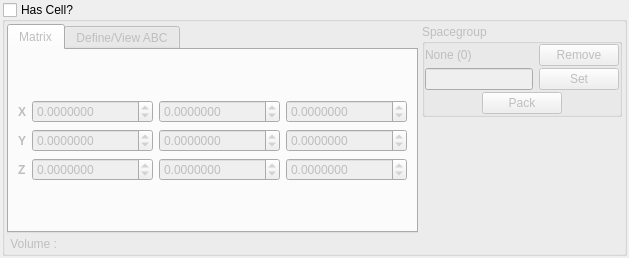
<ui version="4.0" >
 <class>CellDefineDialog</class>
 <widget class="QDialog" name="CellDefineDialog" >
  <property name="geometry" >
   <rect>
    <x>0</x>
    <y>0</y>
    <width>529</width>
    <height>258</height>
   </rect>
  </property>
  <property name="windowTitle" >
   <string>Cell Definition</string>
  </property>
  <property name="windowIcon" >
   <iconset resource="icons.qrc" >
    <normaloff>:/stackicons/icons/stack_celldefine.svg</normaloff>:/stackicons/icons/stack_celldefine.svg</iconset>
  </property>
  <layout class="QHBoxLayout" name="horizontalLayout_3" >
   <property name="spacing" >
    <number>4</number>
   </property>
   <property name="margin" >
    <number>2</number>
   </property>
   <item>
    <widget class="QGroupBox" name="CellDefinitionGroup" >
     <property name="title" >
      <string>Has Cell?</string>
     </property>
     <property name="checkable" >
      <bool>true</bool>
     </property>
     <property name="checked" >
      <bool>false</bool>
     </property>
     <layout class="QHBoxLayout" name="horizontalLayout_2" >
      <property name="spacing" >
       <number>4</number>
      </property>
      <property name="margin" >
       <number>2</number>
      </property>
      <item>
       <layout class="QVBoxLayout" name="verticalLayout_2" >
        <item>
         <widget class="QTabWidget" name="CellTabs" >
          <property name="tabPosition" >
           <enum>QTabWidget::North</enum>
          </property>
          <property name="currentIndex" >
           <number>0</number>
          </property>
          <widget class="QWidget" name="CellMatrixTab" >
           <property name="geometry" >
            <rect>
             <x>0</x>
             <y>0</y>
             <width>308</width>
             <height>174</height>
            </rect>
           </property>
           <attribute name="title" >
            <string>Matrix</string>
           </attribute>
           <layout class="QVBoxLayout" name="verticalLayout_3" >
            <item>
             <layout class="QGridLayout" name="gridLayout" >
              <item row="0" column="0" >
               <widget class="QLabel" name="label" >
                <property name="sizePolicy" >
                 <sizepolicy vsizetype="Preferred" hsizetype="Minimum" >
                  <horstretch>0</horstretch>
                  <verstretch>0</verstretch>
                 </sizepolicy>
                </property>
                <property name="font" >
                 <font>
                  <weight>75</weight>
                  <bold>true</bold>
                 </font>
                </property>
                <property name="text" >
                 <string>X</string>
                </property>
               </widget>
              </item>
              <item row="0" column="1" >
               <widget class="QDoubleSpinBox" name="CellMatrixXXSpin" >
                <property name="sizePolicy" >
                 <sizepolicy vsizetype="Fixed" hsizetype="Expanding" >
                  <horstretch>0</horstretch>
                  <verstretch>0</verstretch>
                 </sizepolicy>
                </property>
                <property name="toolTip" >
                 <string>X-component of the X-axis</string>
                </property>
                <property name="decimals" >
                 <number>7</number>
                </property>
                <property name="minimum" >
                 <double>-100000000.000000000000000</double>
                </property>
                <property name="maximum" >
                 <double>10000000.000000000000000</double>
                </property>
               </widget>
              </item>
              <item row="0" column="2" >
               <widget class="QDoubleSpinBox" name="CellMatrixXYSpin" >
                <property name="sizePolicy" >
                 <sizepolicy vsizetype="Fixed" hsizetype="Expanding" >
                  <horstretch>0</horstretch>
                  <verstretch>0</verstretch>
                 </sizepolicy>
                </property>
                <property name="toolTip" >
                 <string>Y-component of the X-axis</string>
                </property>
                <property name="decimals" >
                 <number>7</number>
                </property>
                <property name="minimum" >
                 <double>-100000000.000000000000000</double>
                </property>
                <property name="maximum" >
                 <double>10000000.000000000000000</double>
                </property>
               </widget>
              </item>
              <item row="0" column="3" >
               <widget class="QDoubleSpinBox" name="CellMatrixXZSpin" >
                <property name="sizePolicy" >
                 <sizepolicy vsizetype="Fixed" hsizetype="Expanding" >
                  <horstretch>0</horstretch>
                  <verstretch>0</verstretch>
                 </sizepolicy>
                </property>
                <property name="toolTip" >
                 <string>Z-component of the X-axis</string>
                </property>
                <property name="decimals" >
                 <number>7</number>
                </property>
                <property name="minimum" >
                 <double>-100000000.000000000000000</double>
                </property>
                <property name="maximum" >
                 <double>10000000.000000000000000</double>
                </property>
               </widget>
              </item>
              <item row="1" column="0" >
               <widget class="QLabel" name="label_2" >
                <property name="sizePolicy" >
                 <sizepolicy vsizetype="Preferred" hsizetype="Minimum" >
                  <horstretch>0</horstretch>
                  <verstretch>0</verstretch>
                 </sizepolicy>
                </property>
                <property name="font" >
                 <font>
                  <weight>75</weight>
                  <bold>true</bold>
                 </font>
                </property>
                <property name="text" >
                 <string>Y</string>
                </property>
               </widget>
              </item>
              <item row="1" column="1" >
               <widget class="QDoubleSpinBox" name="CellMatrixYXSpin" >
                <property name="sizePolicy" >
                 <sizepolicy vsizetype="Fixed" hsizetype="Expanding" >
                  <horstretch>0</horstretch>
                  <verstretch>0</verstretch>
                 </sizepolicy>
                </property>
                <property name="toolTip" >
                 <string>X-component of the Y-axis</string>
                </property>
                <property name="decimals" >
                 <number>7</number>
                </property>
                <property name="minimum" >
                 <double>-100000000.000000000000000</double>
                </property>
                <property name="maximum" >
                 <double>10000000.000000000000000</double>
                </property>
               </widget>
              </item>
              <item row="1" column="2" >
               <widget class="QDoubleSpinBox" name="CellMatrixYYSpin" >
                <property name="sizePolicy" >
                 <sizepolicy vsizetype="Fixed" hsizetype="Expanding" >
                  <horstretch>0</horstretch>
                  <verstretch>0</verstretch>
                 </sizepolicy>
                </property>
                <property name="toolTip" >
                 <string>Y-component of the Y-axis</string>
                </property>
                <property name="decimals" >
                 <number>7</number>
                </property>
                <property name="minimum" >
                 <double>-100000000.000000000000000</double>
                </property>
                <property name="maximum" >
                 <double>10000000.000000000000000</double>
                </property>
               </widget>
              </item>
              <item row="1" column="3" >
               <widget class="QDoubleSpinBox" name="CellMatrixYZSpin" >
                <property name="sizePolicy" >
                 <sizepolicy vsizetype="Fixed" hsizetype="Expanding" >
                  <horstretch>0</horstretch>
                  <verstretch>0</verstretch>
                 </sizepolicy>
                </property>
                <property name="toolTip" >
                 <string>Z-component of the Y-axis</string>
                </property>
                <property name="decimals" >
                 <number>7</number>
                </property>
                <property name="minimum" >
                 <double>-100000000.000000000000000</double>
                </property>
                <property name="maximum" >
                 <double>10000000.000000000000000</double>
                </property>
               </widget>
              </item>
              <item row="2" column="0" >
               <widget class="QLabel" name="label_3" >
                <property name="sizePolicy" >
                 <sizepolicy vsizetype="Preferred" hsizetype="Minimum" >
                  <horstretch>0</horstretch>
                  <verstretch>0</verstretch>
                 </sizepolicy>
                </property>
                <property name="font" >
                 <font>
                  <weight>75</weight>
                  <bold>true</bold>
                 </font>
                </property>
                <property name="text" >
                 <string>Z</string>
                </property>
               </widget>
              </item>
              <item row="2" column="1" >
               <widget class="QDoubleSpinBox" name="CellMatrixZXSpin" >
                <property name="sizePolicy" >
                 <sizepolicy vsizetype="Fixed" hsizetype="Expanding" >
                  <horstretch>0</horstretch>
                  <verstretch>0</verstretch>
                 </sizepolicy>
                </property>
                <property name="toolTip" >
                 <string>X-component of the Z-axis</string>
                </property>
                <property name="decimals" >
                 <number>7</number>
                </property>
                <property name="minimum" >
                 <double>-100000000.000000000000000</double>
                </property>
                <property name="maximum" >
                 <double>10000000.000000000000000</double>
                </property>
               </widget>
              </item>
              <item row="2" column="2" >
               <widget class="QDoubleSpinBox" name="CellMatrixZYSpin" >
                <property name="sizePolicy" >
                 <sizepolicy vsizetype="Fixed" hsizetype="Expanding" >
                  <horstretch>0</horstretch>
                  <verstretch>0</verstretch>
                 </sizepolicy>
                </property>
                <property name="toolTip" >
                 <string>Y-component of the Z-axis</string>
                </property>
                <property name="decimals" >
                 <number>7</number>
                </property>
                <property name="minimum" >
                 <double>-100000000.000000000000000</double>
                </property>
                <property name="maximum" >
                 <double>10000000.000000000000000</double>
                </property>
               </widget>
              </item>
              <item row="2" column="3" >
               <widget class="QDoubleSpinBox" name="CellMatrixZZSpin" >
                <property name="sizePolicy" >
                 <sizepolicy vsizetype="Fixed" hsizetype="Expanding" >
                  <horstretch>0</horstretch>
                  <verstretch>0</verstretch>
                 </sizepolicy>
                </property>
                <property name="toolTip" >
                 <string>Z-component of the Z-axis</string>
                </property>
                <property name="decimals" >
                 <number>7</number>
                </property>
                <property name="minimum" >
                 <double>-100000000.000000000000000</double>
                </property>
                <property name="maximum" >
                 <double>10000000.000000000000000</double>
                </property>
               </widget>
              </item>
             </layout>
            </item>
           </layout>
          </widget>
          <widget class="QWidget" name="tab_2" >
           <property name="geometry" >
            <rect>
             <x>0</x>
             <y>0</y>
             <width>308</width>
             <height>174</height>
            </rect>
           </property>
           <attribute name="title" >
            <string>Define/View ABC</string>
           </attribute>
           <layout class="QVBoxLayout" name="verticalLayout" >
            <item>
             <layout class="QHBoxLayout" >
              <property name="spacing" >
               <number>4</number>
              </property>
              <property name="margin" >
               <number>0</number>
              </property>
              <item>
               <layout class="QVBoxLayout" >
                <property name="spacing" >
                 <number>4</number>
                </property>
                <property name="margin" >
                 <number>0</number>
                </property>
                <item>
                 <layout class="QHBoxLayout" >
                  <property name="spacing" >
                   <number>0</number>
                  </property>
                  <property name="margin" >
                   <number>0</number>
                  </property>
                  <item>
                   <spacer>
                    <property name="orientation" >
                     <enum>Qt::Horizontal</enum>
                    </property>
                    <property name="sizeHint" stdset="0" >
                     <size>
                      <width>16</width>
                      <height>20</height>
                     </size>
                    </property>
                   </spacer>
                  </item>
                  <item>
                   <widget class="QLabel" name="label_16" >
                    <property name="text" >
                     <string>Lengths</string>
                    </property>
                   </widget>
                  </item>
                  <item>
                   <spacer>
                    <property name="orientation" >
                     <enum>Qt::Horizontal</enum>
                    </property>
                    <property name="sizeHint" stdset="0" >
                     <size>
                      <width>16</width>
                      <height>20</height>
                     </size>
                    </property>
                   </spacer>
                  </item>
                 </layout>
                </item>
                <item>
                 <layout class="QHBoxLayout" >
                  <property name="spacing" >
                   <number>4</number>
                  </property>
                  <property name="margin" >
                   <number>0</number>
                  </property>
                  <item>
                   <widget class="QLabel" name="label_17" >
                    <property name="sizePolicy" >
                     <sizepolicy vsizetype="Fixed" hsizetype="Fixed" >
                      <horstretch>0</horstretch>
                      <verstretch>0</verstretch>
                     </sizepolicy>
                    </property>
                    <property name="text" >
                     <string>a</string>
                    </property>
                   </widget>
                  </item>
                  <item>
                   <widget class="QDoubleSpinBox" name="CellLengthASpin" >
                    <property name="sizePolicy" >
                     <sizepolicy vsizetype="Fixed" hsizetype="Fixed" >
                      <horstretch>0</horstretch>
                      <verstretch>0</verstretch>
                     </sizepolicy>
                    </property>
                    <property name="decimals" >
                     <number>8</number>
                    </property>
                    <property name="maximum" >
                     <double>10000.000000000000000</double>
                    </property>
                    <property name="value" >
                     <double>10.000000000000000</double>
                    </property>
                   </widget>
                  </item>
                 </layout>
                </item>
                <item>
                 <layout class="QHBoxLayout" >
                  <property name="spacing" >
                   <number>4</number>
                  </property>
                  <property name="margin" >
                   <number>0</number>
                  </property>
                  <item>
                   <widget class="QLabel" name="label_18" >
                    <property name="sizePolicy" >
                     <sizepolicy vsizetype="Fixed" hsizetype="Fixed" >
                      <horstretch>0</horstretch>
                      <verstretch>0</verstretch>
                     </sizepolicy>
                    </property>
                    <property name="text" >
                     <string>b</string>
                    </property>
                   </widget>
                  </item>
                  <item>
                   <widget class="QDoubleSpinBox" name="CellLengthBSpin" >
                    <property name="sizePolicy" >
                     <sizepolicy vsizetype="Fixed" hsizetype="Fixed" >
                      <horstretch>0</horstretch>
                      <verstretch>0</verstretch>
                     </sizepolicy>
                    </property>
                    <property name="decimals" >
                     <number>8</number>
                    </property>
                    <property name="maximum" >
                     <double>10000.000000000000000</double>
                    </property>
                    <property name="value" >
                     <double>10.000000000000000</double>
                    </property>
                   </widget>
                  </item>
                 </layout>
                </item>
                <item>
                 <layout class="QHBoxLayout" >
                  <property name="spacing" >
                   <number>4</number>
                  </property>
                  <property name="margin" >
                   <number>0</number>
                  </property>
                  <item>
                   <widget class="QLabel" name="label_19" >
                    <property name="sizePolicy" >
                     <sizepolicy vsizetype="Fixed" hsizetype="Fixed" >
                      <horstretch>0</horstretch>
                      <verstretch>0</verstretch>
                     </sizepolicy>
                    </property>
                    <property name="text" >
                     <string>c</string>
                    </property>
                   </widget>
                  </item>
                  <item>
                   <widget class="QDoubleSpinBox" name="CellLengthCSpin" >
                    <property name="sizePolicy" >
                     <sizepolicy vsizetype="Fixed" hsizetype="Fixed" >
                      <horstretch>0</horstretch>
                      <verstretch>0</verstretch>
                     </sizepolicy>
                    </property>
                    <property name="decimals" >
                     <number>8</number>
                    </property>
                    <property name="maximum" >
                     <double>10000.000000000000000</double>
                    </property>
                    <property name="value" >
                     <double>10.000000000000000</double>
                    </property>
                   </widget>
                  </item>
                 </layout>
                </item>
               </layout>
              </item>
              <item>
               <layout class="QVBoxLayout" >
                <property name="spacing" >
                 <number>4</number>
                </property>
                <property name="margin" >
                 <number>0</number>
                </property>
                <item>
                 <layout class="QHBoxLayout" >
                  <property name="spacing" >
                   <number>4</number>
                  </property>
                  <property name="margin" >
                   <number>0</number>
                  </property>
                  <item>
                   <spacer>
                    <property name="orientation" >
                     <enum>Qt::Horizontal</enum>
                    </property>
                    <property name="sizeHint" stdset="0" >
                     <size>
                      <width>16</width>
                      <height>20</height>
                     </size>
                    </property>
                   </spacer>
                  </item>
                  <item>
                   <widget class="QLabel" name="label_15" >
                    <property name="text" >
                     <string>Angles</string>
                    </property>
                   </widget>
                  </item>
                  <item>
                   <spacer>
                    <property name="orientation" >
                     <enum>Qt::Horizontal</enum>
                    </property>
                    <property name="sizeHint" stdset="0" >
                     <size>
                      <width>16</width>
                      <height>20</height>
                     </size>
                    </property>
                   </spacer>
                  </item>
                 </layout>
                </item>
                <item>
                 <layout class="QHBoxLayout" >
                  <property name="spacing" >
                   <number>4</number>
                  </property>
                  <property name="margin" >
                   <number>0</number>
                  </property>
                  <item>
                   <widget class="QLabel" name="label_12" >
                    <property name="sizePolicy" >
                     <sizepolicy vsizetype="Fixed" hsizetype="Fixed" >
                      <horstretch>0</horstretch>
                      <verstretch>0</verstretch>
                     </sizepolicy>
                    </property>
                    <property name="text" >
                     <string>&amp;#945;</string>
                    </property>
                    <property name="textFormat" >
                     <enum>Qt::RichText</enum>
                    </property>
                   </widget>
                  </item>
                  <item>
                   <widget class="QDoubleSpinBox" name="CellAngleASpin" >
                    <property name="sizePolicy" >
                     <sizepolicy vsizetype="Fixed" hsizetype="Fixed" >
                      <horstretch>0</horstretch>
                      <verstretch>0</verstretch>
                     </sizepolicy>
                    </property>
                    <property name="decimals" >
                     <number>8</number>
                    </property>
                    <property name="maximum" >
                     <double>180.000000000000000</double>
                    </property>
                    <property name="value" >
                     <double>90.000000000000000</double>
                    </property>
                   </widget>
                  </item>
                 </layout>
                </item>
                <item>
                 <layout class="QHBoxLayout" >
                  <property name="spacing" >
                   <number>4</number>
                  </property>
                  <property name="margin" >
                   <number>0</number>
                  </property>
                  <item>
                   <widget class="QLabel" name="label_13" >
                    <property name="sizePolicy" >
                     <sizepolicy vsizetype="Fixed" hsizetype="Fixed" >
                      <horstretch>0</horstretch>
                      <verstretch>0</verstretch>
                     </sizepolicy>
                    </property>
                    <property name="text" >
                     <string>&amp;#946;</string>
                    </property>
                    <property name="textFormat" >
                     <enum>Qt::RichText</enum>
                    </property>
                   </widget>
                  </item>
                  <item>
                   <widget class="QDoubleSpinBox" name="CellAngleBSpin" >
                    <property name="sizePolicy" >
                     <sizepolicy vsizetype="Fixed" hsizetype="Fixed" >
                      <horstretch>0</horstretch>
                      <verstretch>0</verstretch>
                     </sizepolicy>
                    </property>
                    <property name="decimals" >
                     <number>8</number>
                    </property>
                    <property name="maximum" >
                     <double>180.000000000000000</double>
                    </property>
                    <property name="value" >
                     <double>90.000000000000000</double>
                    </property>
                   </widget>
                  </item>
                 </layout>
                </item>
                <item>
                 <layout class="QHBoxLayout" >
                  <property name="spacing" >
                   <number>4</number>
                  </property>
                  <property name="margin" >
                   <number>0</number>
                  </property>
                  <item>
                   <widget class="QLabel" name="label_14" >
                    <property name="sizePolicy" >
                     <sizepolicy vsizetype="Fixed" hsizetype="Fixed" >
                      <horstretch>0</horstretch>
                      <verstretch>0</verstretch>
                     </sizepolicy>
                    </property>
                    <property name="text" >
                     <string>&amp;#947;</string>
                    </property>
                    <property name="textFormat" >
                     <enum>Qt::RichText</enum>
                    </property>
                   </widget>
                  </item>
                  <item>
                   <widget class="QDoubleSpinBox" name="CellAngleCSpin" >
                    <property name="sizePolicy" >
                     <sizepolicy vsizetype="Fixed" hsizetype="Fixed" >
                      <horstretch>0</horstretch>
                      <verstretch>0</verstretch>
                     </sizepolicy>
                    </property>
                    <property name="decimals" >
                     <number>8</number>
                    </property>
                    <property name="maximum" >
                     <double>180.000000000000000</double>
                    </property>
                    <property name="value" >
                     <double>90.000000000000000</double>
                    </property>
                   </widget>
                  </item>
                 </layout>
                </item>
               </layout>
              </item>
             </layout>
            </item>
            <item>
             <layout class="QHBoxLayout" name="horizontalLayout" >
              <item>
               <spacer name="horizontalSpacer" >
                <property name="orientation" >
                 <enum>Qt::Horizontal</enum>
                </property>
                <property name="sizeHint" stdset="0" >
                 <size>
                  <width>40</width>
                  <height>20</height>
                 </size>
                </property>
               </spacer>
              </item>
              <item>
               <widget class="QPushButton" name="DefineFromABCButton" >
                <property name="font" >
                 <font>
                  <weight>75</weight>
                  <bold>true</bold>
                 </font>
                </property>
                <property name="text" >
                 <string>Define</string>
                </property>
               </widget>
              </item>
              <item>
               <spacer name="horizontalSpacer_2" >
                <property name="orientation" >
                 <enum>Qt::Horizontal</enum>
                </property>
                <property name="sizeHint" stdset="0" >
                 <size>
                  <width>40</width>
                  <height>20</height>
                 </size>
                </property>
               </spacer>
              </item>
             </layout>
            </item>
           </layout>
          </widget>
         </widget>
        </item>
        <item>
         <widget class="QLabel" name="CellVolumeLabel" >
          <property name="text" >
           <string> Volume : </string>
          </property>
         </widget>
        </item>
       </layout>
      </item>
      <item>
       <layout class="QVBoxLayout" >
        <property name="spacing" >
         <number>6</number>
        </property>
        <property name="margin" >
         <number>0</number>
        </property>
        <item>
         <widget class="QGroupBox" name="CellSpacegroupGroup" >
          <property name="enabled" >
           <bool>false</bool>
          </property>
          <property name="sizePolicy" >
           <sizepolicy vsizetype="Preferred" hsizetype="MinimumExpanding" >
            <horstretch>0</horstretch>
            <verstretch>0</verstretch>
           </sizepolicy>
          </property>
          <property name="title" >
           <string>Spacegroup</string>
          </property>
          <layout class="QVBoxLayout" >
           <property name="spacing" >
            <number>2</number>
           </property>
           <property name="margin" >
            <number>0</number>
           </property>
           <item>
            <layout class="QHBoxLayout" >
             <property name="spacing" >
              <number>2</number>
             </property>
             <property name="margin" >
              <number>0</number>
             </property>
             <item>
              <widget class="QLabel" name="SpacegroupLabel" >
               <property name="sizePolicy" >
                <sizepolicy vsizetype="Fixed" hsizetype="Expanding" >
                 <horstretch>0</horstretch>
                 <verstretch>0</verstretch>
                </sizepolicy>
               </property>
               <property name="text" >
                <string>None (0)</string>
               </property>
              </widget>
             </item>
             <item>
              <widget class="QPushButton" name="CellSpacegroupRemoveButton" >
               <property name="minimumSize" >
                <size>
                 <width>0</width>
                 <height>0</height>
                </size>
               </property>
               <property name="maximumSize" >
                <size>
                 <width>10000</width>
                 <height>10000</height>
                </size>
               </property>
               <property name="text" >
                <string>Remove</string>
               </property>
               <property name="autoDefault" >
                <bool>false</bool>
               </property>
              </widget>
             </item>
            </layout>
           </item>
           <item>
            <layout class="QHBoxLayout" >
             <property name="spacing" >
              <number>6</number>
             </property>
             <property name="margin" >
              <number>0</number>
             </property>
             <item>
              <widget class="QLineEdit" name="CellSpacegroupEdit" >
               <property name="toolTip" >
                <string>Name or ID of spacegroup to set</string>
               </property>
              </widget>
             </item>
             <item>
              <widget class="QPushButton" name="CellSpacegroupSetButton" >
               <property name="text" >
                <string>Set</string>
               </property>
               <property name="autoDefault" >
                <bool>false</bool>
               </property>
              </widget>
             </item>
            </layout>
           </item>
           <item>
            <layout class="QHBoxLayout" >
             <property name="spacing" >
              <number>6</number>
             </property>
             <property name="margin" >
              <number>0</number>
             </property>
             <item>
              <spacer>
               <property name="orientation" >
                <enum>Qt::Horizontal</enum>
               </property>
               <property name="sizeHint" stdset="0" >
                <size>
                 <width>20</width>
                 <height>20</height>
                </size>
               </property>
              </spacer>
             </item>
             <item>
              <widget class="QPushButton" name="CellSpacegroupPackButton" >
               <property name="text" >
                <string>Pack</string>
               </property>
               <property name="autoDefault" >
                <bool>false</bool>
               </property>
              </widget>
             </item>
             <item>
              <spacer>
               <property name="orientation" >
                <enum>Qt::Horizontal</enum>
               </property>
               <property name="sizeHint" stdset="0" >
                <size>
                 <width>20</width>
                 <height>20</height>
                </size>
               </property>
              </spacer>
             </item>
            </layout>
           </item>
          </layout>
         </widget>
        </item>
        <item>
         <spacer>
          <property name="orientation" >
           <enum>Qt::Vertical</enum>
          </property>
          <property name="sizeHint" stdset="0" >
           <size>
            <width>20</width>
            <height>40</height>
           </size>
          </property>
         </spacer>
        </item>
       </layout>
      </item>
     </layout>
    </widget>
   </item>
  </layout>
 </widget>
 <tabstops>
  <tabstop>CellLengthASpin</tabstop>
  <tabstop>CellLengthBSpin</tabstop>
  <tabstop>CellLengthCSpin</tabstop>
  <tabstop>CellAngleASpin</tabstop>
  <tabstop>CellAngleBSpin</tabstop>
  <tabstop>CellAngleCSpin</tabstop>
  <tabstop>CellSpacegroupEdit</tabstop>
  <tabstop>CellSpacegroupPackButton</tabstop>
  <tabstop>CellSpacegroupRemoveButton</tabstop>
  <tabstop>CellSpacegroupSetButton</tabstop>
 </tabstops>
 <resources>
  <include location="icons.qrc" />
 </resources>
 <connections/>
</ui>
